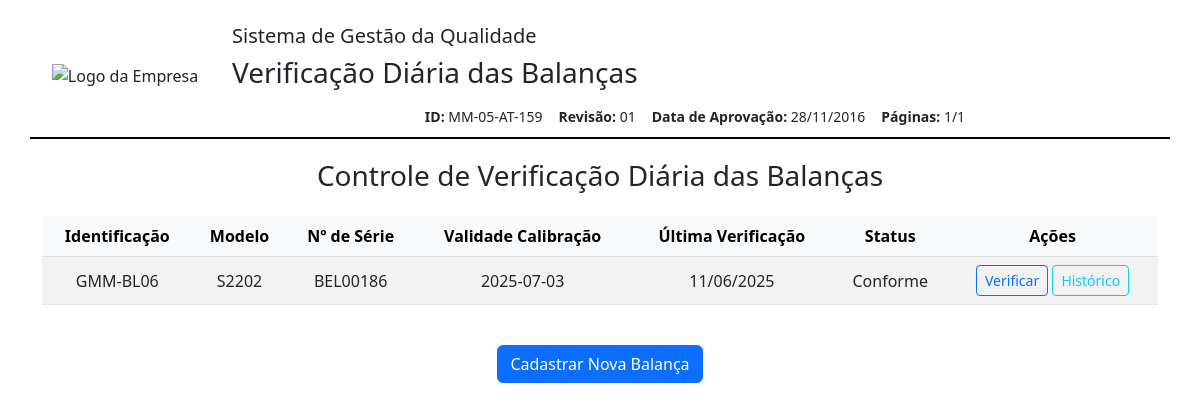
The page / on the database its author committed.
### app/models.py (models this page shows)
class Balanca(db.Model):
    id = db.Column(db.Integer, primary_key=True)
    identificacao = db.Column(db.String(20), nullable=False, unique=True)
    modelo = db.Column(db.String(50), nullable=False)
    numero_serie = db.Column(db.String(50), nullable=False)
    validade_calibracao = db.Column(db.String(10), nullable=False)
    criterio_aceitacao = db.Column(db.String(20), nullable=False)
    padrao = db.Column(db.String(50), nullable=False)
    valor_convencional = db.Column(db.Float, nullable=False)
    numero_certificado = db.Column(db.String(50), nullable=False)
    fabricante = db.Column(db.String(50), nullable=False)
    validade_padrao = db.Column(db.String(10), nullable=False)
    registros = db.relationship('RegistroDiario', backref='balanca', lazy=True)

class RegistroDiario(db.Model):
    id = db.Column(db.Integer, primary_key=True)
    data = db.Column(db.Date, default=datetime.utcnow)
    resultado_obtido = db.Column(db.Float, nullable=False)
    responsavel = db.Column(db.String(100), nullable=False)
    balanca_id = db.Column(db.Integer, db.ForeignKey('balanca.id'), nullable=False)
    @property
    def diferenca(self):
        return round(abs(self.resultado_obtido - self.balanca.valor_convencional), 4)
    @property
    def status(self):
        criterio = float(self.balanca.criterio_aceitacao.replace("±", "").replace(",", "."))
        return "Conforme" if self.diferenca <= criterio else "Não Conforme"

### app/routes.py (the view)
@routes_bp.route("/")
def index():
    balancas = Balanca.query.all()
    return render_template("index.html", title="Balanças", balancas=balancas)

### app/templates/index.html
{% extends "base.html" %}
{% block content %}
<h3 class="text-center mb-4">Controle de Verificação Diária das Balanças</h3>
<div class="table-responsive">
    <table class="table table-striped align-middle text-center">
        <thead class="table-light">
            <tr>
                <th>Identificação</th>
                <th>Modelo</th>
                <th>Nº de Série</th>
                <th>Validade Calibração</th>
                <th>Última Verificação</th>
                <th>Status</th>
                <th>Ações</th>
            </tr>
        </thead>
        <tbody>
        {% for b in balancas %}
            <tr>
                <td>{{ b.identificacao }}</td>
                <td>{{ b.modelo }}</td>
                <td>{{ b.numero_serie }}</td>
                <td>{{ b.validade_calibracao }}</td>
                <td>
                    {% if b.registros %}
                        {{ b.registros[-1].data.strftime('%d/%m/%Y') }}
                    {% else %}
                        Nenhuma
                    {% endif %}
                </td>
                <td>
                    {% if b.registros %}
                        {{ b.registros[-1].status }}
                    {% else %}
                        -
                    {% endif %}
                </td>
                <td>
                    <a href="{{ url_for('routes.verificar', id=b.id) }}" class="btn btn-outline-primary btn-sm">Verificar</a>
                    <a href="{{ url_for('routes.historico', id=b.id) }}" class="btn btn-outline-info btn-sm">Histórico</a>
                </td>
            </tr>
        {% endfor %}
        </tbody>
    </table>
</div>
<div class="d-flex justify-content-center mt-4">
    <a href="{{ url_for('routes.cadastrar') }}" class="btn btn-primary">Cadastrar Nova Balança</a>
</div>
{% endblock %}

### rows shown on the page
Balanca: identificacao "GMM-BL06", modelo "S2202", numero_serie "BEL00186", validade_calibracao "2025-07-03", data "11/06/2025", criterio_aceitacao+valor_convencional "Conforme"
